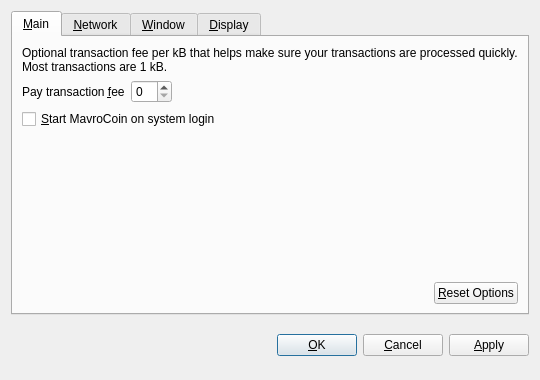
<?xml version="1.0" encoding="UTF-8"?>
<ui version="4.0">
 <class>OptionsDialog</class>
 <widget class="QDialog" name="OptionsDialog">
  <property name="geometry">
   <rect>
    <x>0</x>
    <y>0</y>
    <width>540</width>
    <height>380</height>
   </rect>
  </property>
  <property name="windowTitle">
   <string>Options</string>
  </property>
  <property name="modal">
   <bool>true</bool>
  </property>
  <layout class="QVBoxLayout" name="verticalLayout">
   <item>
    <widget class="QTabWidget" name="tabWidget">
     <property name="tabPosition">
      <enum>QTabWidget::North</enum>
     </property>
     <property name="currentIndex">
      <number>0</number>
     </property>
     <widget class="QWidget" name="tabMain">
      <attribute name="title">
       <string>&amp;Main</string>
      </attribute>
      <layout class="QVBoxLayout" name="verticalLayout_Main">
       <item>
        <widget class="QLabel" name="transactionFeeInfoLabel">
         <property name="text">
          <string>Optional transaction fee per kB that helps make sure your transactions are processed quickly. Most transactions are 1 kB.</string>
         </property>
         <property name="textFormat">
          <enum>Qt::PlainText</enum>
         </property>
         <property name="wordWrap">
          <bool>true</bool>
         </property>
        </widget>
       </item>
       <item>
        <layout class="QHBoxLayout" name="horizontalLayout_1_Main">
         <item>
          <widget class="QLabel" name="transactionFeeLabel">
           <property name="text">
            <string>Pay transaction &amp;fee</string>
           </property>
           <property name="textFormat">
            <enum>Qt::PlainText</enum>
           </property>
           <property name="buddy">
            <cstring>transactionFee</cstring>
           </property>
          </widget>
         </item>
         <item>
          <widget class="BitcoinAmountField" name="transactionFee"/>
         </item>
         <item>
          <spacer name="horizontalSpacer_1_Main">
           <property name="orientation">
            <enum>Qt::Horizontal</enum>
           </property>
           <property name="sizeHint" stdset="0">
            <size>
             <width>40</width>
             <height>20</height>
            </size>
           </property>
          </spacer>
         </item>
        </layout>
       </item>
       <item>
        <widget class="QCheckBox" name="bitcoinAtStartup">
         <property name="toolTip">
          <string>Automatically start MavroCoin after logging in to the system.</string>
         </property>
         <property name="text">
          <string>&amp;Start MavroCoin on system login</string>
         </property>
        </widget>
       </item>
       <item>
        <spacer name="verticalSpacer_Main">
         <property name="orientation">
          <enum>Qt::Vertical</enum>
         </property>
         <property name="sizeHint" stdset="0">
          <size>
           <width>20</width>
           <height>40</height>
          </size>
         </property>
        </spacer>
       </item>
       <item>
        <layout class="QHBoxLayout" name="horizontalLayout_2_Main">
         <item>
          <spacer name="horizontalSpacer_2_Main">
           <property name="orientation">
            <enum>Qt::Horizontal</enum>
           </property>
           <property name="sizeHint" stdset="0">
            <size>
             <width>40</width>
             <height>20</height>
            </size>
           </property>
          </spacer>
         </item>
         <item>
          <widget class="QPushButton" name="resetButton">
           <property name="toolTip">
            <string>Reset all client options to default.</string>
           </property>
           <property name="text">
            <string>&amp;Reset Options</string>
           </property>
           <property name="autoDefault">
            <bool>false</bool>
           </property>
          </widget>
         </item>
        </layout>
       </item>
      </layout>
     </widget>
     <widget class="QWidget" name="tabNetwork">
      <attribute name="title">
       <string>&amp;Network</string>
      </attribute>
      <layout class="QVBoxLayout" name="verticalLayout_Network">
       <item>
        <widget class="QCheckBox" name="mapPortUpnp">
         <property name="toolTip">
          <string>Automatically open the MavroCoin client port on the router. This only works when your router supports UPnP and it is enabled.</string>
         </property>
         <property name="text">
          <string>Map port using &amp;UPnP</string>
         </property>
        </widget>
       </item>
       <item>
        <widget class="QCheckBox" name="connectSocks">
         <property name="toolTip">
          <string>Connect to the MavroCoin network through a SOCKS proxy (e.g. when connecting through Tor).</string>
         </property>
         <property name="text">
          <string>&amp;Connect through SOCKS proxy:</string>
         </property>
        </widget>
       </item>
       <item>
        <layout class="QHBoxLayout" name="horizontalLayout_Network">
         <item>
          <widget class="QLabel" name="proxyIpLabel">
           <property name="text">
            <string>Proxy &amp;IP:</string>
           </property>
           <property name="textFormat">
            <enum>Qt::PlainText</enum>
           </property>
           <property name="buddy">
            <cstring>proxyIp</cstring>
           </property>
          </widget>
         </item>
         <item>
          <widget class="QValidatedLineEdit" name="proxyIp">
           <property name="maximumSize">
            <size>
             <width>140</width>
             <height>16777215</height>
            </size>
           </property>
           <property name="toolTip">
            <string>IP address of the proxy (e.g. 127.0.0.1)</string>
           </property>
          </widget>
         </item>
         <item>
          <widget class="QLabel" name="proxyPortLabel">
           <property name="text">
            <string>&amp;Port:</string>
           </property>
           <property name="textFormat">
            <enum>Qt::PlainText</enum>
           </property>
           <property name="buddy">
            <cstring>proxyPort</cstring>
           </property>
          </widget>
         </item>
         <item>
          <widget class="QLineEdit" name="proxyPort">
           <property name="maximumSize">
            <size>
             <width>55</width>
             <height>16777215</height>
            </size>
           </property>
           <property name="toolTip">
            <string>Port of the proxy (e.g. 9050)</string>
           </property>
          </widget>
         </item>
         <item>
          <widget class="QLabel" name="socksVersionLabel">
           <property name="text">
            <string>SOCKS &amp;Version:</string>
           </property>
           <property name="textFormat">
            <enum>Qt::PlainText</enum>
           </property>
           <property name="buddy">
            <cstring>socksVersion</cstring>
           </property>
          </widget>
         </item>
         <item>
          <widget class="QValueComboBox" name="socksVersion">
           <property name="toolTip">
            <string>SOCKS version of the proxy (e.g. 5)</string>
           </property>
          </widget>
         </item>
         <item>
          <spacer name="horizontalSpacer_Network">
           <property name="orientation">
            <enum>Qt::Horizontal</enum>
           </property>
           <property name="sizeHint" stdset="0">
            <size>
             <width>40</width>
             <height>20</height>
            </size>
           </property>
          </spacer>
         </item>
        </layout>
       </item>
       <item>
        <spacer name="verticalSpacer_Network">
         <property name="orientation">
          <enum>Qt::Vertical</enum>
         </property>
         <property name="sizeHint" stdset="0">
          <size>
           <width>20</width>
           <height>40</height>
          </size>
         </property>
        </spacer>
       </item>
      </layout>
     </widget>
     <widget class="QWidget" name="tabWindow">
      <attribute name="title">
       <string>&amp;Window</string>
      </attribute>
      <layout class="QVBoxLayout" name="verticalLayout_Window">
       <item>
        <widget class="QCheckBox" name="minimizeToTray">
         <property name="toolTip">
          <string>Show only a tray icon after minimizing the window.</string>
         </property>
         <property name="text">
          <string>&amp;Minimize to the tray instead of the taskbar</string>
         </property>
        </widget>
       </item>
       <item>
        <widget class="QCheckBox" name="minimizeOnClose">
         <property name="toolTip">
          <string>Minimize instead of exit the application when the window is closed. When this option is enabled, the application will be closed only after selecting Quit in the menu.</string>
         </property>
         <property name="text">
          <string>M&amp;inimize on close</string>
         </property>
        </widget>
       </item>
       <item>
        <spacer name="verticalSpacer_Window">
         <property name="orientation">
          <enum>Qt::Vertical</enum>
         </property>
         <property name="sizeHint" stdset="0">
          <size>
           <width>20</width>
           <height>40</height>
          </size>
         </property>
        </spacer>
       </item>
      </layout>
     </widget>
     <widget class="QWidget" name="tabDisplay">
      <attribute name="title">
       <string>&amp;Display</string>
      </attribute>
      <layout class="QVBoxLayout" name="verticalLayout_Display">
       <item>
        <layout class="QHBoxLayout" name="horizontalLayout_1_Display">
         <item>
          <widget class="QLabel" name="langLabel">
           <property name="text">
            <string>User Interface &amp;language:</string>
           </property>
           <property name="textFormat">
            <enum>Qt::PlainText</enum>
           </property>
           <property name="buddy">
            <cstring>lang</cstring>
           </property>
          </widget>
         </item>
         <item>
          <widget class="QValueComboBox" name="lang">
           <property name="toolTip">
            <string>The user interface language can be set here. This setting will take effect after restarting MavroCoin.</string>
           </property>
          </widget>
         </item>
        </layout>
       </item>
       <item>
        <layout class="QHBoxLayout" name="horizontalLayout_2_Display">
         <item>
          <widget class="QLabel" name="unitLabel">
           <property name="text">
            <string>&amp;Unit to show amounts in:</string>
           </property>
           <property name="textFormat">
            <enum>Qt::PlainText</enum>
           </property>
           <property name="buddy">
            <cstring>unit</cstring>
           </property>
          </widget>
         </item>
         <item>
          <widget class="QValueComboBox" name="unit">
           <property name="toolTip">
            <string>Choose the default subdivision unit to show in the interface and when sending coins.</string>
           </property>
          </widget>
         </item>
        </layout>
       </item>
       <item>
        <widget class="QCheckBox" name="displayAddresses">
         <property name="toolTip">
          <string>Whether to show MavroCoin addresses in the transaction list or not.</string>
         </property>
         <property name="text">
          <string>&amp;Display addresses in transaction list</string>
         </property>
        </widget>
       </item>
       <item>
        <widget class="QCheckBox" name="coinControlFeatures">
         <property name="toolTip">
          <string>Whether to show coin control features or not.</string>
         </property>
         <property name="text">
          <string>Display coin &amp;control features (experts only!)</string>
         </property>
        </widget>
       </item>
       <item>
        <spacer name="verticalSpacer_Display">
         <property name="orientation">
          <enum>Qt::Vertical</enum>
         </property>
         <property name="sizeHint" stdset="0">
          <size>
           <width>20</width>
           <height>40</height>
          </size>
         </property>
        </spacer>
       </item>
      </layout>
     </widget>
    </widget>
   </item>
   <item>
    <layout class="QHBoxLayout" name="horizontalLayout_Buttons">
     <item>
      <spacer name="horizontalSpacer_1">
       <property name="orientation">
        <enum>Qt::Horizontal</enum>
       </property>
       <property name="sizeHint" stdset="0">
        <size>
         <width>40</width>
         <height>48</height>
        </size>
       </property>
      </spacer>
     </item>
     <item>
      <widget class="QLabel" name="statusLabel">
       <property name="font">
        <font>
         <weight>75</weight>
         <bold>true</bold>
        </font>
       </property>
       <property name="text">
        <string/>
       </property>
       <property name="textFormat">
        <enum>Qt::PlainText</enum>
       </property>
       <property name="wordWrap">
        <bool>true</bool>
       </property>
      </widget>
     </item>
     <item>
      <spacer name="horizontalSpacer_2">
       <property name="orientation">
        <enum>Qt::Horizontal</enum>
       </property>
       <property name="sizeHint" stdset="0">
        <size>
         <width>40</width>
         <height>48</height>
        </size>
       </property>
      </spacer>
     </item>
     <item>
      <widget class="QPushButton" name="okButton">
       <property name="text">
        <string>&amp;OK</string>
       </property>
      </widget>
     </item>
     <item>
      <widget class="QPushButton" name="cancelButton">
       <property name="text">
        <string>&amp;Cancel</string>
       </property>
       <property name="autoDefault">
        <bool>false</bool>
       </property>
      </widget>
     </item>
     <item>
      <widget class="QPushButton" name="applyButton">
       <property name="text">
        <string>&amp;Apply</string>
       </property>
       <property name="autoDefault">
        <bool>false</bool>
       </property>
      </widget>
     </item>
    </layout>
   </item>
  </layout>
 </widget>
 <customwidgets>
  <customwidget>
   <class>BitcoinAmountField</class>
   <extends>QSpinBox</extends>
   <header>bitcoinamountfield.h</header>
  </customwidget>
  <customwidget>
   <class>QValueComboBox</class>
   <extends>QComboBox</extends>
   <header>qvaluecombobox.h</header>
  </customwidget>
  <customwidget>
   <class>QValidatedLineEdit</class>
   <extends>QLineEdit</extends>
   <header>qvalidatedlineedit.h</header>
  </customwidget>
 </customwidgets>
 <resources/>
 <connections/>
</ui>
